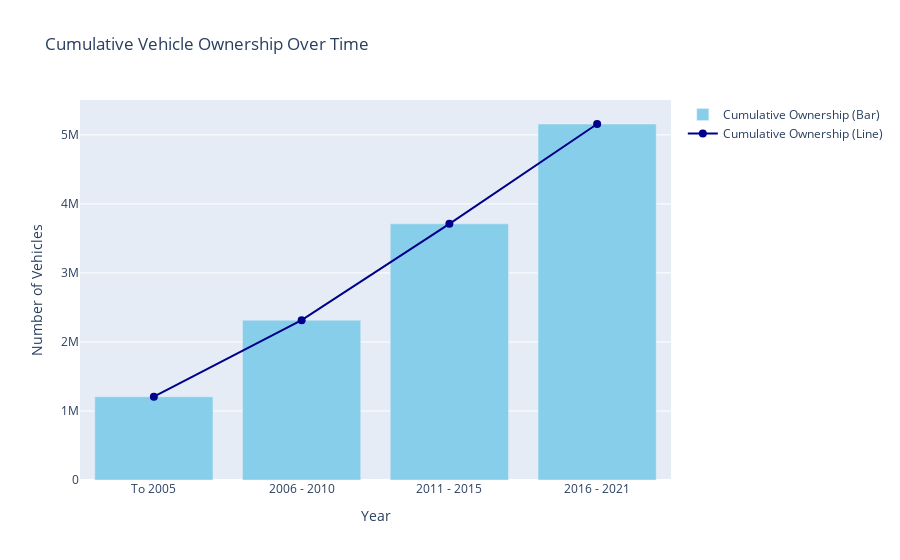

The notebook cell saved with this chart:
### Code cell
import plotly.express as px
import chart_studio.plotly as py
import chart_studio.tools as tls
import plotly.graph_objs as go

# Set credentials
tls.set_credentials_file(username='Ho0212', api_key='m21iXMpY9ZjIZ0yy4RjF')


# Create bar trace
bar_trace = go.Bar(
    x=total_df['Year'],
    y=total_df['Cumulative_Ownership'],
    name='Cumulative Ownership (Bar)',
    hoverinfo='x+y',
    marker=dict(color='skyblue')
)

# Create line trace
line_trace = go.Scatter(
    x=total_df['Year'],
    y=total_df['Cumulative_Ownership'],
    name='Cumulative Ownership (Line)',
    mode='lines+markers',
    hoverinfo='x+y',
    line=dict(color='darkblue', width=2),
    marker=dict(size=8)
)

# Combine the traces
fig = go.Figure(data=[bar_trace, line_trace])

# Update layout
fig.update_layout(
    title='Cumulative Vehicle Ownership Over Time',
    xaxis_title='Year',
    yaxis_title='Number of Vehicles',
    hovermode='x unified'
)

# Show locally (optional)
fig.show()

# Upload to Chart Studio
py.plot(fig, filename="Car_Ownership", auto_open=True)

### Figure 1 — Plotly figure (JSON) as saved in the notebook; plotly's stock layout.template omitted (floating-point values rounded to 4 significant figures)
{"data": [{"hoverinfo": "x+y", "marker": {"color": "skyblue"}, "name": "Cumulative Ownership (Bar)", "type": "bar", "x": ["To 2005", "2006 - 2010", "2011 - 2015", "2016 - 2021"], "y": [1206522, 2315265, 3710607, 5157172]}, {"hoverinfo": "x+y", "line": {"color": "darkblue", "width": 2}, "marker": {"size": 8}, "mode": "lines+markers", "name": "Cumulative Ownership (Line)", "type": "scatter", "x": ["To 2005", "2006 - 2010", "2011 - 2015", "2016 - 2021"], "y": [1206522, 2315265, 3710607, 5157172]}], "layout": {"hovermode": "x unified", "title": {"text": "Cumulative Vehicle Ownership Over Time"}, "xaxis": {"title": {"text": "Year"}}, "yaxis": {"title": {"text": "Number of Vehicles"}}}}
